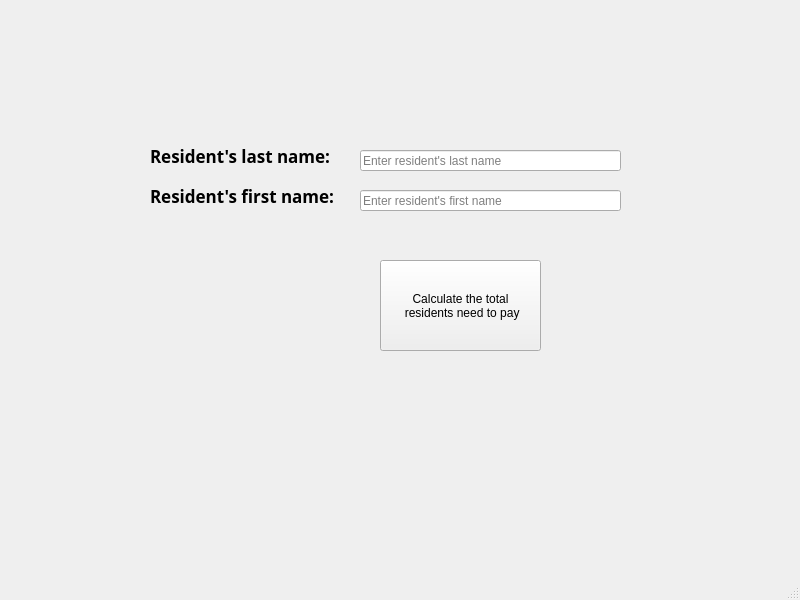
<?xml version="1.0" encoding="UTF-8"?>
<ui version="4.0">
 <class>MainWindow</class>
 <widget class="QMainWindow" name="MainWindow">
  <property name="geometry">
   <rect>
    <x>0</x>
    <y>0</y>
    <width>800</width>
    <height>600</height>
   </rect>
  </property>
  <property name="windowTitle">
   <string>Amount Residents Pay</string>
  </property>
  <property name="windowIcon">
   <iconset resource="Iconresfinal.qrc">
    <normaloff>:/iconres/icons/money.png</normaloff>:/iconres/icons/money.png</iconset>
  </property>
  <property name="windowOpacity">
   <double>4.000000000000000</double>
  </property>
  <property name="toolTip">
   <string/>
  </property>
  <widget class="QWidget" name="centralwidget">
   <widget class="QLineEdit" name="fnamefind">
    <property name="geometry">
     <rect>
      <x>360</x>
      <y>190</y>
      <width>261</width>
      <height>21</height>
     </rect>
    </property>
    <property name="text">
     <string/>
    </property>
    <property name="placeholderText">
     <string>Enter resident's first name</string>
    </property>
    <property name="clearButtonEnabled">
     <bool>false</bool>
    </property>
   </widget>
   <widget class="QPushButton" name="rescalculate_bt">
    <property name="geometry">
     <rect>
      <x>380</x>
      <y>260</y>
      <width>161</width>
      <height>91</height>
     </rect>
    </property>
    <property name="text">
     <string>Calculate the total
 residents need to pay</string>
    </property>
   </widget>
   <widget class="QLabel" name="label">
    <property name="geometry">
     <rect>
      <x>150</x>
      <y>140</y>
      <width>191</width>
      <height>31</height>
     </rect>
    </property>
    <property name="font">
     <font>
      <family>Montserrat</family>
      <pointsize>13</pointsize>
      <weight>75</weight>
      <italic>false</italic>
      <bold>true</bold>
     </font>
    </property>
    <property name="text">
     <string>Resident's last name:</string>
    </property>
   </widget>
   <widget class="QLabel" name="label_2">
    <property name="geometry">
     <rect>
      <x>150</x>
      <y>180</y>
      <width>201</width>
      <height>31</height>
     </rect>
    </property>
    <property name="font">
     <font>
      <family>Montserrat</family>
      <pointsize>13</pointsize>
      <weight>75</weight>
      <italic>false</italic>
      <bold>true</bold>
     </font>
    </property>
    <property name="text">
     <string>Resident's first name:</string>
    </property>
   </widget>
   <widget class="QLineEdit" name="lnamefind">
    <property name="geometry">
     <rect>
      <x>360</x>
      <y>150</y>
      <width>261</width>
      <height>21</height>
     </rect>
    </property>
    <property name="text">
     <string/>
    </property>
    <property name="placeholderText">
     <string>Enter resident's last name</string>
    </property>
    <property name="clearButtonEnabled">
     <bool>false</bool>
    </property>
   </widget>
  </widget>
  <widget class="QMenuBar" name="menubar">
   <property name="geometry">
    <rect>
     <x>0</x>
     <y>0</y>
     <width>800</width>
     <height>21</height>
    </rect>
   </property>
  </widget>
  <widget class="QStatusBar" name="statusbar"/>
 </widget>
 <resources>
  <include location="Iconresfinal.qrc"/>
 </resources>
 <connections/>
</ui>
